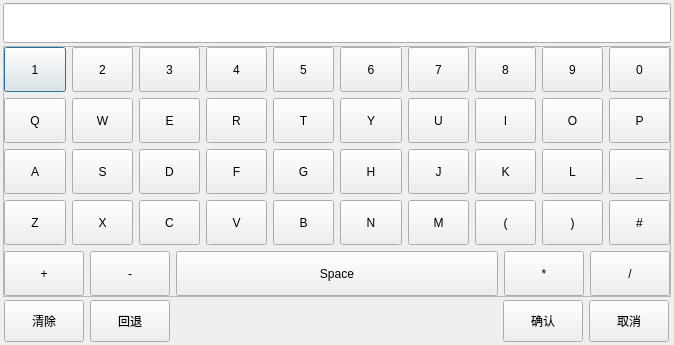
<?xml version="1.0" encoding="UTF-8"?>
<ui version="4.0">
 <class>InsertStringDlg</class>
 <widget class="QDialog" name="InsertStringDlg">
  <property name="geometry">
   <rect>
    <x>0</x>
    <y>0</y>
    <width>674</width>
    <height>345</height>
   </rect>
  </property>
  <property name="minimumSize">
   <size>
    <width>674</width>
    <height>345</height>
   </size>
  </property>
  <property name="maximumSize">
   <size>
    <width>674</width>
    <height>345</height>
   </size>
  </property>
  <property name="windowTitle">
   <string>输入字符串</string>
  </property>
  <property name="windowIcon">
   <iconset resource="../image.qrc">
    <normaloff>:/windowicon/image/windowsicon/input1.png</normaloff>:/windowicon/image/windowsicon/input1.png</iconset>
  </property>
  <layout class="QGridLayout" name="gridLayout">
   <property name="leftMargin">
    <number>3</number>
   </property>
   <property name="topMargin">
    <number>3</number>
   </property>
   <property name="rightMargin">
    <number>3</number>
   </property>
   <property name="bottomMargin">
    <number>3</number>
   </property>
   <property name="verticalSpacing">
    <number>3</number>
   </property>
   <item row="0" column="0">
    <widget class="QLineEdit" name="lineEdit">
     <property name="sizePolicy">
      <sizepolicy hsizetype="Expanding" vsizetype="Expanding">
       <horstretch>0</horstretch>
       <verstretch>0</verstretch>
      </sizepolicy>
     </property>
     <property name="minimumSize">
      <size>
       <width>0</width>
       <height>40</height>
      </size>
     </property>
     <property name="maximumSize">
      <size>
       <width>16777215</width>
       <height>40</height>
      </size>
     </property>
     <property name="alignment">
      <set>Qt::AlignCenter</set>
     </property>
    </widget>
   </item>
   <item row="1" column="0">
    <widget class="QFrame" name="WDNumber">
     <property name="minimumSize">
      <size>
       <width>561</width>
       <height>251</height>
      </size>
     </property>
     <property name="maximumSize">
      <size>
       <width>16777215</width>
       <height>251</height>
      </size>
     </property>
     <property name="frameShape">
      <enum>QFrame::StyledPanel</enum>
     </property>
     <property name="frameShadow">
      <enum>QFrame::Raised</enum>
     </property>
     <layout class="QVBoxLayout" name="verticalLayout">
      <property name="leftMargin">
       <number>0</number>
      </property>
      <property name="topMargin">
       <number>0</number>
      </property>
      <property name="rightMargin">
       <number>0</number>
      </property>
      <property name="bottomMargin">
       <number>0</number>
      </property>
      <item>
       <layout class="QHBoxLayout" name="horizontalLayout_3">
        <item>
         <widget class="QPushButton" name="pushButton_2">
          <property name="sizePolicy">
           <sizepolicy hsizetype="Expanding" vsizetype="Expanding">
            <horstretch>0</horstretch>
            <verstretch>0</verstretch>
           </sizepolicy>
          </property>
          <property name="text">
           <string>1</string>
          </property>
         </widget>
        </item>
        <item>
         <widget class="QPushButton" name="pushButton_3">
          <property name="sizePolicy">
           <sizepolicy hsizetype="Expanding" vsizetype="Expanding">
            <horstretch>0</horstretch>
            <verstretch>0</verstretch>
           </sizepolicy>
          </property>
          <property name="text">
           <string>2</string>
          </property>
         </widget>
        </item>
        <item>
         <widget class="QPushButton" name="pushButton_4">
          <property name="sizePolicy">
           <sizepolicy hsizetype="Expanding" vsizetype="Expanding">
            <horstretch>0</horstretch>
            <verstretch>0</verstretch>
           </sizepolicy>
          </property>
          <property name="text">
           <string>3</string>
          </property>
         </widget>
        </item>
        <item>
         <widget class="QPushButton" name="pushButton_5">
          <property name="sizePolicy">
           <sizepolicy hsizetype="Expanding" vsizetype="Expanding">
            <horstretch>0</horstretch>
            <verstretch>0</verstretch>
           </sizepolicy>
          </property>
          <property name="text">
           <string>4</string>
          </property>
         </widget>
        </item>
        <item>
         <widget class="QPushButton" name="pushButton_6">
          <property name="sizePolicy">
           <sizepolicy hsizetype="Expanding" vsizetype="Expanding">
            <horstretch>0</horstretch>
            <verstretch>0</verstretch>
           </sizepolicy>
          </property>
          <property name="text">
           <string>5</string>
          </property>
         </widget>
        </item>
        <item>
         <widget class="QPushButton" name="pushButton_7">
          <property name="sizePolicy">
           <sizepolicy hsizetype="Expanding" vsizetype="Expanding">
            <horstretch>0</horstretch>
            <verstretch>0</verstretch>
           </sizepolicy>
          </property>
          <property name="text">
           <string>6</string>
          </property>
         </widget>
        </item>
        <item>
         <widget class="QPushButton" name="pushButton_8">
          <property name="sizePolicy">
           <sizepolicy hsizetype="Expanding" vsizetype="Expanding">
            <horstretch>0</horstretch>
            <verstretch>0</verstretch>
           </sizepolicy>
          </property>
          <property name="text">
           <string>7</string>
          </property>
         </widget>
        </item>
        <item>
         <widget class="QPushButton" name="pushButton_9">
          <property name="sizePolicy">
           <sizepolicy hsizetype="Expanding" vsizetype="Expanding">
            <horstretch>0</horstretch>
            <verstretch>0</verstretch>
           </sizepolicy>
          </property>
          <property name="text">
           <string>8</string>
          </property>
         </widget>
        </item>
        <item>
         <widget class="QPushButton" name="pushButton_10">
          <property name="sizePolicy">
           <sizepolicy hsizetype="Expanding" vsizetype="Expanding">
            <horstretch>0</horstretch>
            <verstretch>0</verstretch>
           </sizepolicy>
          </property>
          <property name="text">
           <string>9</string>
          </property>
         </widget>
        </item>
        <item>
         <widget class="QPushButton" name="pushButton">
          <property name="sizePolicy">
           <sizepolicy hsizetype="Expanding" vsizetype="Expanding">
            <horstretch>0</horstretch>
            <verstretch>0</verstretch>
           </sizepolicy>
          </property>
          <property name="text">
           <string>0</string>
          </property>
         </widget>
        </item>
       </layout>
      </item>
      <item>
       <layout class="QHBoxLayout" name="horizontalLayout_4">
        <item>
         <widget class="QPushButton" name="pushButton_15">
          <property name="sizePolicy">
           <sizepolicy hsizetype="Expanding" vsizetype="Expanding">
            <horstretch>0</horstretch>
            <verstretch>0</verstretch>
           </sizepolicy>
          </property>
          <property name="text">
           <string>Q</string>
          </property>
         </widget>
        </item>
        <item>
         <widget class="QPushButton" name="pushButton_16">
          <property name="sizePolicy">
           <sizepolicy hsizetype="Expanding" vsizetype="Expanding">
            <horstretch>0</horstretch>
            <verstretch>0</verstretch>
           </sizepolicy>
          </property>
          <property name="text">
           <string>W</string>
          </property>
         </widget>
        </item>
        <item>
         <widget class="QPushButton" name="pushButton_17">
          <property name="sizePolicy">
           <sizepolicy hsizetype="Expanding" vsizetype="Expanding">
            <horstretch>0</horstretch>
            <verstretch>0</verstretch>
           </sizepolicy>
          </property>
          <property name="text">
           <string>E</string>
          </property>
         </widget>
        </item>
        <item>
         <widget class="QPushButton" name="pushButton_20">
          <property name="sizePolicy">
           <sizepolicy hsizetype="Expanding" vsizetype="Expanding">
            <horstretch>0</horstretch>
            <verstretch>0</verstretch>
           </sizepolicy>
          </property>
          <property name="text">
           <string>R</string>
          </property>
         </widget>
        </item>
        <item>
         <widget class="QPushButton" name="pushButton_23">
          <property name="sizePolicy">
           <sizepolicy hsizetype="Expanding" vsizetype="Expanding">
            <horstretch>0</horstretch>
            <verstretch>0</verstretch>
           </sizepolicy>
          </property>
          <property name="text">
           <string>T</string>
          </property>
         </widget>
        </item>
        <item>
         <widget class="QPushButton" name="pushButton_21">
          <property name="sizePolicy">
           <sizepolicy hsizetype="Expanding" vsizetype="Expanding">
            <horstretch>0</horstretch>
            <verstretch>0</verstretch>
           </sizepolicy>
          </property>
          <property name="text">
           <string>Y</string>
          </property>
         </widget>
        </item>
        <item>
         <widget class="QPushButton" name="pushButton_22">
          <property name="sizePolicy">
           <sizepolicy hsizetype="Expanding" vsizetype="Expanding">
            <horstretch>0</horstretch>
            <verstretch>0</verstretch>
           </sizepolicy>
          </property>
          <property name="text">
           <string>U</string>
          </property>
         </widget>
        </item>
        <item>
         <widget class="QPushButton" name="pushButton_18">
          <property name="sizePolicy">
           <sizepolicy hsizetype="Expanding" vsizetype="Expanding">
            <horstretch>0</horstretch>
            <verstretch>0</verstretch>
           </sizepolicy>
          </property>
          <property name="text">
           <string>I</string>
          </property>
         </widget>
        </item>
        <item>
         <widget class="QPushButton" name="pushButton_19">
          <property name="sizePolicy">
           <sizepolicy hsizetype="Expanding" vsizetype="Expanding">
            <horstretch>0</horstretch>
            <verstretch>0</verstretch>
           </sizepolicy>
          </property>
          <property name="text">
           <string>O</string>
          </property>
         </widget>
        </item>
        <item>
         <widget class="QPushButton" name="pushButton_14">
          <property name="sizePolicy">
           <sizepolicy hsizetype="Expanding" vsizetype="Expanding">
            <horstretch>0</horstretch>
            <verstretch>0</verstretch>
           </sizepolicy>
          </property>
          <property name="text">
           <string>P</string>
          </property>
         </widget>
        </item>
       </layout>
      </item>
      <item>
       <layout class="QHBoxLayout" name="horizontalLayout_5">
        <item>
         <widget class="QPushButton" name="pushButton_27">
          <property name="sizePolicy">
           <sizepolicy hsizetype="Expanding" vsizetype="Expanding">
            <horstretch>0</horstretch>
            <verstretch>0</verstretch>
           </sizepolicy>
          </property>
          <property name="text">
           <string>A</string>
          </property>
         </widget>
        </item>
        <item>
         <widget class="QPushButton" name="pushButton_32">
          <property name="sizePolicy">
           <sizepolicy hsizetype="Expanding" vsizetype="Expanding">
            <horstretch>0</horstretch>
            <verstretch>0</verstretch>
           </sizepolicy>
          </property>
          <property name="text">
           <string>S</string>
          </property>
         </widget>
        </item>
        <item>
         <widget class="QPushButton" name="pushButton_28">
          <property name="sizePolicy">
           <sizepolicy hsizetype="Expanding" vsizetype="Expanding">
            <horstretch>0</horstretch>
            <verstretch>0</verstretch>
           </sizepolicy>
          </property>
          <property name="text">
           <string>D</string>
          </property>
         </widget>
        </item>
        <item>
         <widget class="QPushButton" name="pushButton_25">
          <property name="sizePolicy">
           <sizepolicy hsizetype="Expanding" vsizetype="Expanding">
            <horstretch>0</horstretch>
            <verstretch>0</verstretch>
           </sizepolicy>
          </property>
          <property name="text">
           <string>F</string>
          </property>
         </widget>
        </item>
        <item>
         <widget class="QPushButton" name="pushButton_26">
          <property name="sizePolicy">
           <sizepolicy hsizetype="Expanding" vsizetype="Expanding">
            <horstretch>0</horstretch>
            <verstretch>0</verstretch>
           </sizepolicy>
          </property>
          <property name="text">
           <string>G</string>
          </property>
         </widget>
        </item>
        <item>
         <widget class="QPushButton" name="pushButton_29">
          <property name="sizePolicy">
           <sizepolicy hsizetype="Expanding" vsizetype="Expanding">
            <horstretch>0</horstretch>
            <verstretch>0</verstretch>
           </sizepolicy>
          </property>
          <property name="text">
           <string>H</string>
          </property>
         </widget>
        </item>
        <item>
         <widget class="QPushButton" name="pushButton_33">
          <property name="sizePolicy">
           <sizepolicy hsizetype="Expanding" vsizetype="Expanding">
            <horstretch>0</horstretch>
            <verstretch>0</verstretch>
           </sizepolicy>
          </property>
          <property name="text">
           <string>J</string>
          </property>
         </widget>
        </item>
        <item>
         <widget class="QPushButton" name="pushButton_31">
          <property name="sizePolicy">
           <sizepolicy hsizetype="Expanding" vsizetype="Expanding">
            <horstretch>0</horstretch>
            <verstretch>0</verstretch>
           </sizepolicy>
          </property>
          <property name="text">
           <string>K</string>
          </property>
         </widget>
        </item>
        <item>
         <widget class="QPushButton" name="pushButton_30">
          <property name="sizePolicy">
           <sizepolicy hsizetype="Expanding" vsizetype="Expanding">
            <horstretch>0</horstretch>
            <verstretch>0</verstretch>
           </sizepolicy>
          </property>
          <property name="text">
           <string>L</string>
          </property>
         </widget>
        </item>
        <item>
         <widget class="QPushButton" name="pushButton_44">
          <property name="sizePolicy">
           <sizepolicy hsizetype="Expanding" vsizetype="Expanding">
            <horstretch>0</horstretch>
            <verstretch>0</verstretch>
           </sizepolicy>
          </property>
          <property name="text">
           <string>_</string>
          </property>
         </widget>
        </item>
       </layout>
      </item>
      <item>
       <layout class="QHBoxLayout" name="horizontalLayout_6">
        <item>
         <widget class="QPushButton" name="pushButton_37">
          <property name="sizePolicy">
           <sizepolicy hsizetype="Expanding" vsizetype="Expanding">
            <horstretch>0</horstretch>
            <verstretch>0</verstretch>
           </sizepolicy>
          </property>
          <property name="text">
           <string>Z</string>
          </property>
         </widget>
        </item>
        <item>
         <widget class="QPushButton" name="pushButton_42">
          <property name="sizePolicy">
           <sizepolicy hsizetype="Expanding" vsizetype="Expanding">
            <horstretch>0</horstretch>
            <verstretch>0</verstretch>
           </sizepolicy>
          </property>
          <property name="text">
           <string>X</string>
          </property>
         </widget>
        </item>
        <item>
         <widget class="QPushButton" name="pushButton_40">
          <property name="sizePolicy">
           <sizepolicy hsizetype="Expanding" vsizetype="Expanding">
            <horstretch>0</horstretch>
            <verstretch>0</verstretch>
           </sizepolicy>
          </property>
          <property name="text">
           <string>C</string>
          </property>
         </widget>
        </item>
        <item>
         <widget class="QPushButton" name="pushButton_36">
          <property name="sizePolicy">
           <sizepolicy hsizetype="Expanding" vsizetype="Expanding">
            <horstretch>0</horstretch>
            <verstretch>0</verstretch>
           </sizepolicy>
          </property>
          <property name="text">
           <string>V</string>
          </property>
         </widget>
        </item>
        <item>
         <widget class="QPushButton" name="pushButton_35">
          <property name="sizePolicy">
           <sizepolicy hsizetype="Expanding" vsizetype="Expanding">
            <horstretch>0</horstretch>
            <verstretch>0</verstretch>
           </sizepolicy>
          </property>
          <property name="text">
           <string>B</string>
          </property>
         </widget>
        </item>
        <item>
         <widget class="QPushButton" name="pushButton_38">
          <property name="sizePolicy">
           <sizepolicy hsizetype="Expanding" vsizetype="Expanding">
            <horstretch>0</horstretch>
            <verstretch>0</verstretch>
           </sizepolicy>
          </property>
          <property name="text">
           <string>N</string>
          </property>
         </widget>
        </item>
        <item>
         <widget class="QPushButton" name="pushButton_41">
          <property name="sizePolicy">
           <sizepolicy hsizetype="Expanding" vsizetype="Expanding">
            <horstretch>0</horstretch>
            <verstretch>0</verstretch>
           </sizepolicy>
          </property>
          <property name="text">
           <string>M</string>
          </property>
         </widget>
        </item>
        <item>
         <widget class="QPushButton" name="pushButton_39">
          <property name="sizePolicy">
           <sizepolicy hsizetype="Expanding" vsizetype="Expanding">
            <horstretch>0</horstretch>
            <verstretch>0</verstretch>
           </sizepolicy>
          </property>
          <property name="text">
           <string>(</string>
          </property>
         </widget>
        </item>
        <item>
         <widget class="QPushButton" name="pushButton_34">
          <property name="sizePolicy">
           <sizepolicy hsizetype="Expanding" vsizetype="Expanding">
            <horstretch>0</horstretch>
            <verstretch>0</verstretch>
           </sizepolicy>
          </property>
          <property name="text">
           <string>)</string>
          </property>
         </widget>
        </item>
        <item>
         <widget class="QPushButton" name="pushButton_43">
          <property name="sizePolicy">
           <sizepolicy hsizetype="Expanding" vsizetype="Expanding">
            <horstretch>0</horstretch>
            <verstretch>0</verstretch>
           </sizepolicy>
          </property>
          <property name="text">
           <string>#</string>
          </property>
         </widget>
        </item>
       </layout>
      </item>
      <item>
       <layout class="QHBoxLayout" name="horizontalLayout" stretch="1,1,5,1,1">
        <item>
         <widget class="QPushButton" name="pushButton_48">
          <property name="sizePolicy">
           <sizepolicy hsizetype="Expanding" vsizetype="Expanding">
            <horstretch>0</horstretch>
            <verstretch>0</verstretch>
           </sizepolicy>
          </property>
          <property name="text">
           <string>+</string>
          </property>
         </widget>
        </item>
        <item>
         <widget class="QPushButton" name="pushButton_47">
          <property name="sizePolicy">
           <sizepolicy hsizetype="Expanding" vsizetype="Expanding">
            <horstretch>0</horstretch>
            <verstretch>0</verstretch>
           </sizepolicy>
          </property>
          <property name="text">
           <string>-</string>
          </property>
         </widget>
        </item>
        <item>
         <widget class="QPushButton" name="pushButton_49">
          <property name="sizePolicy">
           <sizepolicy hsizetype="Expanding" vsizetype="Expanding">
            <horstretch>0</horstretch>
            <verstretch>0</verstretch>
           </sizepolicy>
          </property>
          <property name="text">
           <string>Space</string>
          </property>
         </widget>
        </item>
        <item>
         <widget class="QPushButton" name="pushButton_46">
          <property name="sizePolicy">
           <sizepolicy hsizetype="Expanding" vsizetype="Expanding">
            <horstretch>0</horstretch>
            <verstretch>0</verstretch>
           </sizepolicy>
          </property>
          <property name="text">
           <string>*</string>
          </property>
         </widget>
        </item>
        <item>
         <widget class="QPushButton" name="pushButton_45">
          <property name="sizePolicy">
           <sizepolicy hsizetype="Expanding" vsizetype="Expanding">
            <horstretch>0</horstretch>
            <verstretch>0</verstretch>
           </sizepolicy>
          </property>
          <property name="text">
           <string>/</string>
          </property>
         </widget>
        </item>
       </layout>
      </item>
     </layout>
    </widget>
   </item>
   <item row="2" column="0">
    <widget class="QWidget" name="widget" native="true">
     <layout class="QGridLayout" name="gridLayout_2" columnstretch="0,0,1,0,0">
      <property name="leftMargin">
       <number>1</number>
      </property>
      <property name="topMargin">
       <number>0</number>
      </property>
      <property name="rightMargin">
       <number>2</number>
      </property>
      <property name="bottomMargin">
       <number>0</number>
      </property>
      <item row="0" column="0">
       <widget class="QPushButton" name="btn_clear">
        <property name="sizePolicy">
         <sizepolicy hsizetype="Expanding" vsizetype="Preferred">
          <horstretch>0</horstretch>
          <verstretch>0</verstretch>
         </sizepolicy>
        </property>
        <property name="minimumSize">
         <size>
          <width>70</width>
          <height>0</height>
         </size>
        </property>
        <property name="text">
         <string>清除</string>
        </property>
       </widget>
      </item>
      <item row="0" column="1">
       <widget class="QPushButton" name="btn_del">
        <property name="sizePolicy">
         <sizepolicy hsizetype="Expanding" vsizetype="Preferred">
          <horstretch>0</horstretch>
          <verstretch>0</verstretch>
         </sizepolicy>
        </property>
        <property name="minimumSize">
         <size>
          <width>70</width>
          <height>0</height>
         </size>
        </property>
        <property name="text">
         <string>回退</string>
        </property>
       </widget>
      </item>
      <item row="0" column="2">
       <widget class="QLabel" name="label">
        <property name="text">
         <string/>
        </property>
       </widget>
      </item>
      <item row="0" column="3">
       <widget class="QPushButton" name="btn_confirm">
        <property name="sizePolicy">
         <sizepolicy hsizetype="Expanding" vsizetype="Preferred">
          <horstretch>0</horstretch>
          <verstretch>0</verstretch>
         </sizepolicy>
        </property>
        <property name="minimumSize">
         <size>
          <width>70</width>
          <height>0</height>
         </size>
        </property>
        <property name="text">
         <string>确认</string>
        </property>
       </widget>
      </item>
      <item row="0" column="4">
       <widget class="QPushButton" name="btn_cancel">
        <property name="sizePolicy">
         <sizepolicy hsizetype="Expanding" vsizetype="Preferred">
          <horstretch>0</horstretch>
          <verstretch>0</verstretch>
         </sizepolicy>
        </property>
        <property name="minimumSize">
         <size>
          <width>70</width>
          <height>0</height>
         </size>
        </property>
        <property name="text">
         <string>取消</string>
        </property>
       </widget>
      </item>
     </layout>
    </widget>
   </item>
  </layout>
 </widget>
 <resources>
  <include location="../image.qrc"/>
 </resources>
 <connections/>
</ui>
